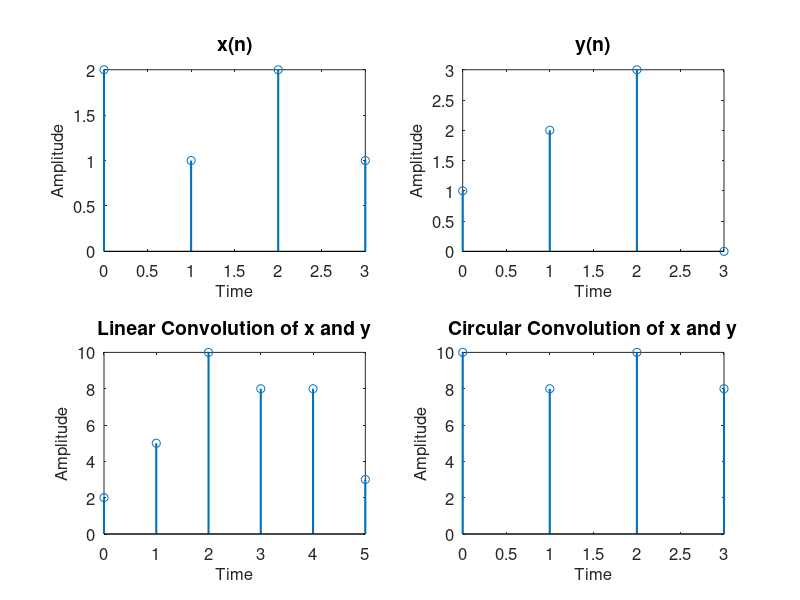
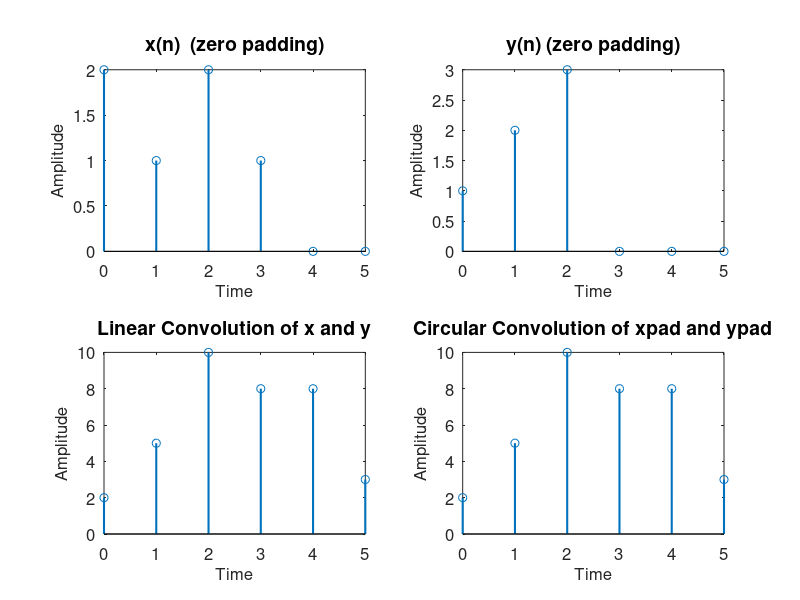

These figures' MATLAB source, in order:
%% linear_vs_circular_convolution.m
%
% This script computes and compare the linear convolution
% and circular convolution

clc; clear; close all;

% For two vectors, x and y, the circular convolution is equal to the 
% inverse discrete Fourier transform (DFT) of the product of the vectors' 
% DFTs. Knowing the conditions under which linear and circular convolution 
% are equivalent allows you to use the DFT to efficiently compute linear 
% convolutions. The linear convolution of an N-point vector, x, and an 
% L-point vector, y, has length N + L - 1.

% Create two vectors, x and y, and compute the linear 
% convolution of the two vectors.
x = [2 1 2 1];
y = [1 2 3];
clin = conv(x,y); % The output has length 4+3-1.

disp("Linear convolution of x and y:")
disp(clin)

% The circular convolution is the IDFT of the product of two DFT.
% Before computing, we have to make sure both vectors are the same size
max_length = max([length(x), length(y)]);
xp = [x, zeros(max_length-length(x))];
yp = [y, zeros(max_length-length(y))];
ccirc = ifft(fft(xp).*fft(yp));

disp("Circular convolution of x and y:")
disp(ccirc)

% Notice that due to the cyclic nature of DFT, the convolution operator 
% is not equal to the one we compute in continous time domain, as shown
% below. In this contex, both convolution are not equivalent.
figure('Units', 'normalize', 'Position', [0.1, 0.1, 0.6, 0.6])

subplot(2,2,1)
stem(0:length(xp)-1, xp, 'LineWidth', 1.5)
set(gca, 'FontSize', 12)
title('x(n)', 'FontSize', 14)
xlabel('Time', 'FontSize', 12)
ylabel('Amplitude', 'FontSize', 12)

subplot(2,2,2)
stem(0:length(yp)-1, yp, 'LineWidth', 1.5)
set(gca, 'FontSize', 12)
title('y(n)', 'FontSize', 14)
xlabel('Time', 'FontSize', 12)
ylabel('Amplitude', 'FontSize', 12)

subplot(2,2,3)
stem(0:length(clin)-1, clin, 'LineWidth', 1.5)
set(gca, 'FontSize', 12)
title('Linear Convolution of x and y', 'FontSize', 14)
xlabel('Time', 'FontSize', 12)
ylabel('Amplitude', 'FontSize', 12)

subplot(2,2,4)
stem(0:length(ccirc)-1, ccirc, 'LineWidth', 1.5)
set(gca, 'FontSize', 12)
title('Circular Convolution of x and y', 'FontSize', 14)
xlabel('Time', 'FontSize', 12)
ylabel('Amplitude', 'FontSize', 12)

N = length(x) + length(y) - 1;

% Pad both vectors with zeros to length 4+3-1. Obtain the DFT of both 
% vectors, multiply the DFTs, and obtain the inverse DFT of the product.
xpad = [x zeros(1,N-length(x))];
ypad = [y zeros(1,N-length(y))];
ccirc = ifft(fft(xpad).*fft(ypad));

disp("Circular convolution of x padded and y padded:")
disp(ccirc)

% The circular convolution of the zero-padded vectors, xpad and ypad, is 
% equivalent to the linear convolution of x and y. You retain all the 
% elements of ccirc because the output has length 4+3-1.

% Plot the output of linear convolution and the inverse of the DFT product 
% to show the equivalence.

figure('Units', 'normalize', 'Position', [0.1, 0.1, 0.6, 0.6])

subplot(2,2,1)
stem(0:length(xpad)-1, xpad, 'LineWidth', 1.5)
set(gca, 'FontSize', 12)
title('x(n)  (zero padding)', 'FontSize', 14)
xlabel('Time', 'FontSize', 12)
ylabel('Amplitude', 'FontSize', 12)

subplot(2,2,2)
stem(0:length(ypad)-1, ypad, 'LineWidth', 1.5)
set(gca, 'FontSize', 12)
title('y(n) (zero padding)', 'FontSize', 14)
xlabel('Time', 'FontSize', 12)
ylabel('Amplitude', 'FontSize', 12)

subplot(2,2,3)
stem(0:N-1, clin, 'LineWidth', 1.5)
set(gca, 'FontSize', 12)
title('Linear Convolution of x and y', 'FontSize', 14)
xlabel('Time', 'FontSize', 12)
ylabel('Amplitude', 'FontSize', 12)

subplot(2,2,4)
stem(0:N-1, ccirc, 'LineWidth', 1.5)
set(gca, 'FontSize', 12)
title('Circular Convolution of xpad and ypad', 'FontSize', 14)
xlabel('Time', 'FontSize', 12)
ylabel('Amplitude', 'FontSize', 12)

% We can pad as most any zeros we want, and retain only the 4+3-1 elements
% of the computed circular convolution.
% Pad the vectors to length 12 and obtain the circular convolution using 
% the inverse DFT of the product of the DFTs. Retain only the first 4+3-1 
% elements to produce an equivalent result to linear convolution.
N = length(x)+length(y)-1;
xpad = [x zeros(1,12-length(x))];
ypad = [y zeros(1,12-length(y))];
ccirc = ifft(fft(xpad).*fft(ypad));
ccirc = ccirc(1:N);

disp("Circular convolution of x padded and y padded:")
disp(ccirc)

% The Signal Processing Toolbox™ software has a function, cconv, that 
% returns the circular convolution of two vectors. You can obtain the 
% linear convolution of x and y using circular convolution with the 
% following code.
ccirc2 = cconv(x,y,N);

disp("Circular convolution of x and y using ccirc:")
disp(ccirc)